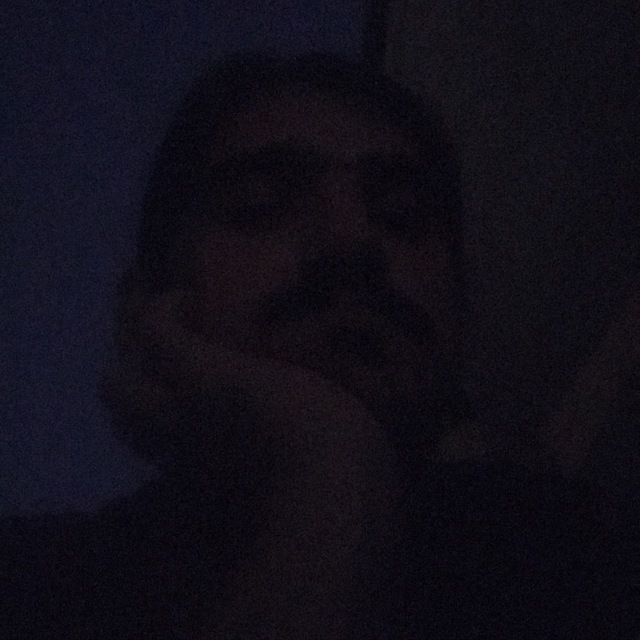
#> input picture Day_8/photo_2020-09-06_19-58-18.jpg, 640 x 640 px
$ jupyter execute Day_8.ipynb
#> lines starting #> are read from the running program, lines starting #| are printed output that depends on the picture
[cell 1]
import cv2
import numpy as np
from scipy.signal import convolve2d

img = cv2.imread("photo_2020-09-06_19-58-18.jpg", 1)
#> img is the input picture: shape (640, 640, 3); mean B, G, R 23.6, 14.3, 16.7

cv2.imshow("original", img)
cv2.waitKey(0)
cv2.destroyAllWindows()

denoised = cv2.fastNlMeansDenoisingColored(img, None, 10, 10, 7, 21)


cv2.imshow("denoised", denoised)
cv2.waitKey(0)
cv2.destroyAllWindows()

# min_val, max_val = np.min(img), np.max(image)
normalized = cv2.normalize(denoised, None, 0, 255, cv2.NORM_MINMAX)
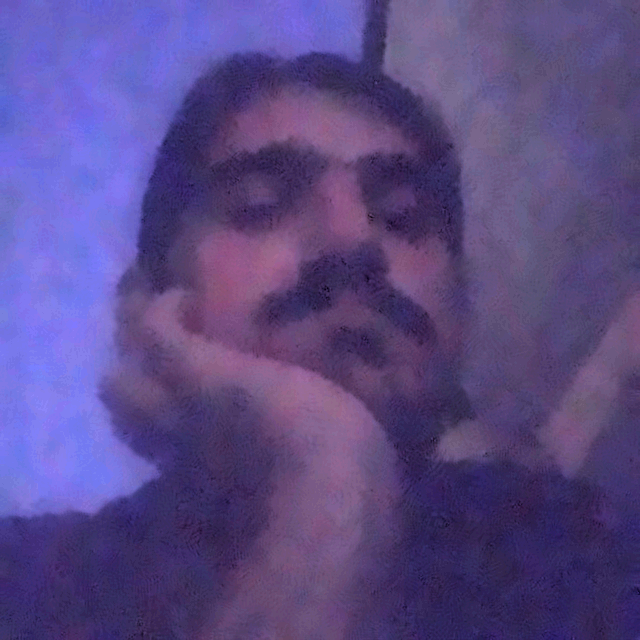
#> normalized: shape (640, 640, 3); mean B, G, R 134, 73.2, 89.8

cv2.imshow("normalized", normalized)
cv2.waitKey(0)
cv2.destroyAllWindows()

# [29 lines of commented-out code are left out]

cv2.imwrite("moso_reveal.png", normalized)
#> Out = True
